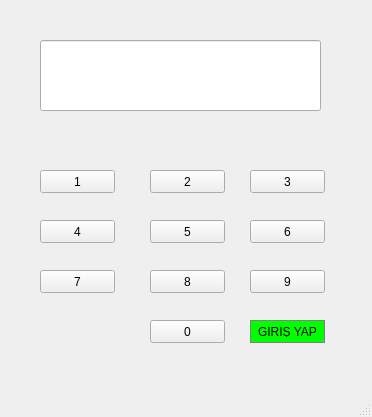
<?xml version="1.0" encoding="UTF-8"?>
<ui version="4.0">
 <class>MainWindow</class>
 <widget class="QMainWindow" name="MainWindow">
  <property name="geometry">
   <rect>
    <x>0</x>
    <y>0</y>
    <width>372</width>
    <height>417</height>
   </rect>
  </property>
  <property name="windowTitle">
   <string>MainWindow</string>
  </property>
  <widget class="QWidget" name="centralwidget">
   <widget class="QPushButton" name="button1">
    <property name="geometry">
     <rect>
      <x>40</x>
      <y>170</y>
      <width>75</width>
      <height>23</height>
     </rect>
    </property>
    <property name="text">
     <string>1</string>
    </property>
   </widget>
   <widget class="QPushButton" name="button2">
    <property name="geometry">
     <rect>
      <x>150</x>
      <y>170</y>
      <width>75</width>
      <height>23</height>
     </rect>
    </property>
    <property name="text">
     <string>2</string>
    </property>
   </widget>
   <widget class="QPushButton" name="button3">
    <property name="geometry">
     <rect>
      <x>250</x>
      <y>170</y>
      <width>75</width>
      <height>23</height>
     </rect>
    </property>
    <property name="text">
     <string>3</string>
    </property>
   </widget>
   <widget class="QPushButton" name="button6">
    <property name="geometry">
     <rect>
      <x>250</x>
      <y>220</y>
      <width>75</width>
      <height>23</height>
     </rect>
    </property>
    <property name="text">
     <string>6</string>
    </property>
   </widget>
   <widget class="QPushButton" name="button5">
    <property name="geometry">
     <rect>
      <x>150</x>
      <y>220</y>
      <width>75</width>
      <height>23</height>
     </rect>
    </property>
    <property name="text">
     <string>5</string>
    </property>
   </widget>
   <widget class="QPushButton" name="button4">
    <property name="geometry">
     <rect>
      <x>40</x>
      <y>220</y>
      <width>75</width>
      <height>23</height>
     </rect>
    </property>
    <property name="text">
     <string>4</string>
    </property>
   </widget>
   <widget class="QPushButton" name="button9">
    <property name="geometry">
     <rect>
      <x>250</x>
      <y>270</y>
      <width>75</width>
      <height>23</height>
     </rect>
    </property>
    <property name="text">
     <string>9</string>
    </property>
   </widget>
   <widget class="QPushButton" name="button8">
    <property name="geometry">
     <rect>
      <x>150</x>
      <y>270</y>
      <width>75</width>
      <height>23</height>
     </rect>
    </property>
    <property name="text">
     <string>8</string>
    </property>
   </widget>
   <widget class="QPushButton" name="button7">
    <property name="geometry">
     <rect>
      <x>40</x>
      <y>270</y>
      <width>75</width>
      <height>23</height>
     </rect>
    </property>
    <property name="text">
     <string>7</string>
    </property>
   </widget>
   <widget class="QPushButton" name="buttonENTER">
    <property name="geometry">
     <rect>
      <x>250</x>
      <y>320</y>
      <width>75</width>
      <height>23</height>
     </rect>
    </property>
    <property name="styleSheet">
     <string notr="true">QPushButton {
	background-color:#00FF00;
	border: 1px solid gray;
	padding: 5px;
}

QPushButton:pressed {
	background-color: #A9A9A9;
	border: 1px solid gray;
	padding: 5px;
}</string>
    </property>
    <property name="text">
     <string>GİRİŞ YAP</string>
    </property>
   </widget>
   <widget class="QPushButton" name="button0">
    <property name="geometry">
     <rect>
      <x>150</x>
      <y>320</y>
      <width>75</width>
      <height>23</height>
     </rect>
    </property>
    <property name="text">
     <string>0</string>
    </property>
   </widget>
   <widget class="QLineEdit" name="Display">
    <property name="geometry">
     <rect>
      <x>40</x>
      <y>40</y>
      <width>281</width>
      <height>71</height>
     </rect>
    </property>
   </widget>
  </widget>
  <widget class="QMenuBar" name="menubar">
   <property name="geometry">
    <rect>
     <x>0</x>
     <y>0</y>
     <width>372</width>
     <height>21</height>
    </rect>
   </property>
  </widget>
  <widget class="QStatusBar" name="statusbar"/>
 </widget>
 <resources/>
 <connections/>
</ui>
